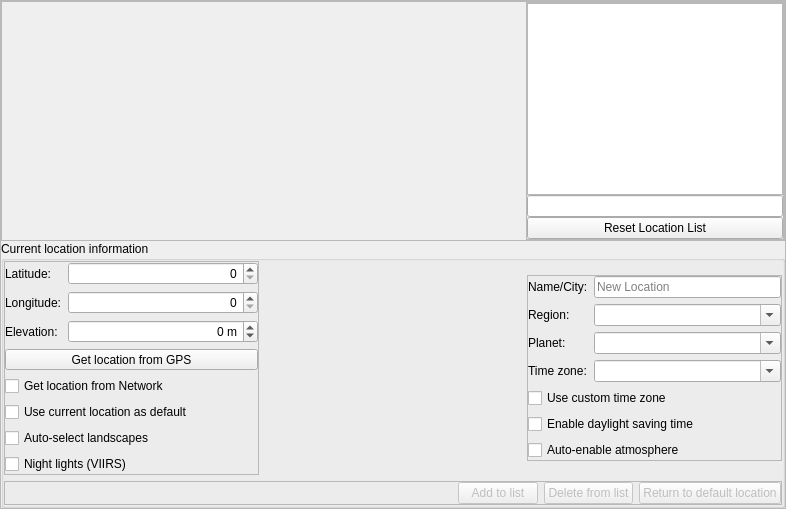
<?xml version="1.0" encoding="UTF-8"?>
<ui version="4.0">
 <class>locationDialogForm</class>
 <widget class="QWidget" name="locationDialogForm">
  <property name="geometry">
   <rect>
    <x>0</x>
    <y>0</y>
    <width>786</width>
    <height>300</height>
   </rect>
  </property>
  <property name="styleSheet">
   <string notr="true"/>
  </property>
  <layout class="QVBoxLayout">
   <property name="spacing">
    <number>0</number>
   </property>
   <property name="leftMargin">
    <number>0</number>
   </property>
   <property name="topMargin">
    <number>0</number>
   </property>
   <property name="rightMargin">
    <number>0</number>
   </property>
   <property name="bottomMargin">
    <number>0</number>
   </property>
   <item>
    <widget class="TitleBar" name="titleBar">
     <property name="title" stdset="0">
      <string>Location</string>
     </property>
    </widget>
   </item>
   <item>
    <widget class="QFrame" name="locationContent">
     <property name="sizePolicy">
      <sizepolicy hsizetype="Preferred" vsizetype="Minimum">
       <horstretch>0</horstretch>
       <verstretch>0</verstretch>
      </sizepolicy>
     </property>
     <property name="frameShape">
      <enum>QFrame::StyledPanel</enum>
     </property>
     <layout class="QGridLayout" name="gridLayout_2">
      <property name="leftMargin">
       <number>0</number>
      </property>
      <property name="topMargin">
       <number>0</number>
      </property>
      <property name="rightMargin">
       <number>0</number>
      </property>
      <property name="bottomMargin">
       <number>0</number>
      </property>
      <property name="spacing">
       <number>0</number>
      </property>
      <item row="0" column="0" colspan="2">
       <widget class="QFrame" name="frame">
        <property name="sizePolicy">
         <sizepolicy hsizetype="Preferred" vsizetype="MinimumExpanding">
          <horstretch>0</horstretch>
          <verstretch>0</verstretch>
         </sizepolicy>
        </property>
        <property name="frameShape">
         <enum>QFrame::StyledPanel</enum>
        </property>
        <property name="frameShadow">
         <enum>QFrame::Raised</enum>
        </property>
        <layout class="QGridLayout" name="gridLayout_3">
         <property name="leftMargin">
          <number>0</number>
         </property>
         <property name="topMargin">
          <number>0</number>
         </property>
         <property name="rightMargin">
          <number>0</number>
         </property>
         <property name="bottomMargin">
          <number>0</number>
         </property>
         <property name="spacing">
          <number>0</number>
         </property>
         <item row="1" column="0">
          <widget class="MapWidget" name="mapWidget" native="true">
           <property name="sizePolicy">
            <sizepolicy hsizetype="Expanding" vsizetype="Expanding">
             <horstretch>1</horstretch>
             <verstretch>0</verstretch>
            </sizepolicy>
           </property>
          </widget>
         </item>
         <item row="1" column="1">
          <widget class="QFrame" name="frame_citylist">
           <property name="sizePolicy">
            <sizepolicy hsizetype="Preferred" vsizetype="MinimumExpanding">
             <horstretch>0</horstretch>
             <verstretch>0</verstretch>
            </sizepolicy>
           </property>
           <property name="frameShape">
            <enum>QFrame::StyledPanel</enum>
           </property>
           <property name="frameShadow">
            <enum>QFrame::Raised</enum>
           </property>
           <layout class="QVBoxLayout" name="verticalLayout">
            <property name="spacing">
             <number>0</number>
            </property>
            <property name="leftMargin">
             <number>0</number>
            </property>
            <property name="topMargin">
             <number>0</number>
            </property>
            <property name="rightMargin">
             <number>0</number>
            </property>
            <property name="bottomMargin">
             <number>0</number>
            </property>
            <item>
             <widget class="QListView" name="citiesListView">
              <property name="sizePolicy">
               <sizepolicy hsizetype="MinimumExpanding" vsizetype="Expanding">
                <horstretch>0</horstretch>
                <verstretch>0</verstretch>
               </sizepolicy>
              </property>
              <property name="focusPolicy">
               <enum>Qt::NoFocus</enum>
              </property>
              <property name="toolTip">
               <string>Standard list of locations contains only English names (without diacritics!)</string>
              </property>
              <property name="horizontalScrollBarPolicy">
               <enum>Qt::ScrollBarAlwaysOff</enum>
              </property>
              <property name="editTriggers">
               <set>QAbstractItemView::NoEditTriggers</set>
              </property>
              <property name="uniformItemSizes">
               <bool>true</bool>
              </property>
             </widget>
            </item>
            <item>
             <widget class="QLineEdit" name="citySearchLineEdit">
              <property name="toolTip">
               <string>Standard list of locations contains only English names (without diacritics!)</string>
              </property>
              <property name="text">
               <string/>
              </property>
              <property name="alignment">
               <set>Qt::AlignBottom|Qt::AlignLeading|Qt::AlignLeft</set>
              </property>
             </widget>
            </item>
            <item>
             <widget class="QPushButton" name="resetListPushButton">
              <property name="text">
               <string>Reset Location List</string>
              </property>
             </widget>
            </item>
           </layout>
          </widget>
         </item>
        </layout>
       </widget>
      </item>
      <item row="2" column="1">
       <widget class="QGroupBox" name="groupBox">
        <property name="title">
         <string>Current location information</string>
        </property>
        <layout class="QGridLayout" name="gridLayout">
         <property name="leftMargin">
          <number>0</number>
         </property>
         <property name="topMargin">
          <number>0</number>
         </property>
         <property name="rightMargin">
          <number>0</number>
         </property>
         <property name="bottomMargin">
          <number>0</number>
         </property>
         <item row="2" column="1" colspan="3">
          <widget class="QFrame" name="frame_buttons">
           <property name="frameShape">
            <enum>QFrame::StyledPanel</enum>
           </property>
           <property name="frameShadow">
            <enum>QFrame::Raised</enum>
           </property>
           <layout class="QHBoxLayout" name="horizontalLayout">
            <property name="leftMargin">
             <number>0</number>
            </property>
            <property name="topMargin">
             <number>0</number>
            </property>
            <property name="rightMargin">
             <number>0</number>
            </property>
            <property name="bottomMargin">
             <number>0</number>
            </property>
            <item>
             <spacer name="horizontalSpacer">
              <property name="orientation">
               <enum>Qt::Horizontal</enum>
              </property>
              <property name="sizeHint" stdset="0">
               <size>
                <width>40</width>
                <height>20</height>
               </size>
              </property>
             </spacer>
            </item>
            <item>
             <widget class="QPushButton" name="addLocationToListPushButton">
              <property name="enabled">
               <bool>false</bool>
              </property>
              <property name="focusPolicy">
               <enum>Qt::NoFocus</enum>
              </property>
              <property name="text">
               <string>Add to list</string>
              </property>
             </widget>
            </item>
            <item>
             <widget class="QPushButton" name="deleteLocationFromListPushButton">
              <property name="enabled">
               <bool>false</bool>
              </property>
              <property name="focusPolicy">
               <enum>Qt::NoFocus</enum>
              </property>
              <property name="text">
               <string>Delete from list</string>
              </property>
             </widget>
            </item>
            <item>
             <widget class="QPushButton" name="pushButtonReturnToDefault">
              <property name="enabled">
               <bool>false</bool>
              </property>
              <property name="focusPolicy">
               <enum>Qt::NoFocus</enum>
              </property>
              <property name="text">
               <string>Return to default location</string>
              </property>
             </widget>
            </item>
           </layout>
          </widget>
         </item>
         <item row="0" column="1">
          <widget class="QFrame" name="frame_coordinates">
           <property name="frameShape">
            <enum>QFrame::StyledPanel</enum>
           </property>
           <property name="frameShadow">
            <enum>QFrame::Raised</enum>
           </property>
           <layout class="QGridLayout" name="gridLayout_4">
            <property name="leftMargin">
             <number>0</number>
            </property>
            <property name="topMargin">
             <number>0</number>
            </property>
            <property name="rightMargin">
             <number>0</number>
            </property>
            <property name="bottomMargin">
             <number>0</number>
            </property>
            <property name="horizontalSpacing">
             <number>6</number>
            </property>
            <item row="1" column="0">
             <widget class="QLabel" name="labelLongitude">
              <property name="text">
               <string>Longitude:</string>
              </property>
             </widget>
            </item>
            <item row="0" column="1">
             <widget class="AngleSpinBox" name="latitudeSpinBox">
              <property name="sizePolicy">
               <sizepolicy hsizetype="MinimumExpanding" vsizetype="Fixed">
                <horstretch>0</horstretch>
                <verstretch>0</verstretch>
               </sizepolicy>
              </property>
              <property name="toolTip">
               <string>You can enter values in decimal degrees, or using dms format, for example: +1d 12m 8s</string>
              </property>
              <property name="alignment">
               <set>Qt::AlignRight|Qt::AlignTrailing|Qt::AlignVCenter</set>
              </property>
             </widget>
            </item>
            <item row="5" column="0" colspan="2">
             <widget class="QCheckBox" name="useAsDefaultLocationCheckBox">
              <property name="text">
               <string>Use current location as default</string>
              </property>
             </widget>
            </item>
            <item row="3" column="0" colspan="2">
             <widget class="QToolButton" name="gpsToolButton">
              <property name="sizePolicy">
               <sizepolicy hsizetype="Minimum" vsizetype="Fixed">
                <horstretch>0</horstretch>
                <verstretch>0</verstretch>
               </sizepolicy>
              </property>
              <property name="text">
               <string>Get location from GPS</string>
              </property>
              <property name="checkable">
               <bool>true</bool>
              </property>
              <property name="autoRepeat">
               <bool>false</bool>
              </property>
              <property name="autoRepeatDelay">
               <number>3500</number>
              </property>
              <property name="autoRepeatInterval">
               <number>3500</number>
              </property>
              <property name="toolButtonStyle">
               <enum>Qt::ToolButtonTextOnly</enum>
              </property>
              <property name="autoRaise">
               <bool>false</bool>
              </property>
             </widget>
            </item>
            <item row="1" column="1">
             <widget class="AngleSpinBox" name="longitudeSpinBox">
              <property name="toolTip">
               <string>You can enter values in decimal degrees, or using dms format, for example: +1d 12m 8s</string>
              </property>
              <property name="alignment">
               <set>Qt::AlignRight|Qt::AlignTrailing|Qt::AlignVCenter</set>
              </property>
             </widget>
            </item>
            <item row="0" column="0">
             <widget class="QLabel" name="labelLatitude">
              <property name="text">
               <string>Latitude:</string>
              </property>
             </widget>
            </item>
            <item row="4" column="0" colspan="2">
             <widget class="QCheckBox" name="useIpQueryCheckBox">
              <property name="text">
               <string>Get location from Network</string>
              </property>
             </widget>
            </item>
            <item row="2" column="1">
             <widget class="QSpinBox" name="altitudeSpinBox">
              <property name="toolTip">
               <string>Enter the elevation in meter</string>
              </property>
              <property name="alignment">
               <set>Qt::AlignRight|Qt::AlignTrailing|Qt::AlignVCenter</set>
              </property>
              <property name="suffix">
               <string> m</string>
              </property>
              <property name="minimum">
               <number>-2000</number>
              </property>
              <property name="maximum">
               <number>200000</number>
              </property>
              <property name="singleStep">
               <number>100</number>
              </property>
             </widget>
            </item>
            <item row="2" column="0">
             <widget class="QLabel" name="labelElevation">
              <property name="text">
               <string>Elevation:</string>
              </property>
             </widget>
            </item>
            <item row="6" column="0" colspan="2">
             <widget class="QCheckBox" name="autoChangeLandscapesCheckBox">
              <property name="sizePolicy">
               <sizepolicy hsizetype="Expanding" vsizetype="Fixed">
                <horstretch>0</horstretch>
                <verstretch>0</verstretch>
               </sizepolicy>
              </property>
              <property name="toolTip">
               <string>Automatic change of landscape when planet or location is changed</string>
              </property>
              <property name="text">
               <string>Auto-select landscapes</string>
              </property>
             </widget>
            </item>
            <item row="7" column="0" colspan="2">
             <widget class="QCheckBox" name="nightLightsCheckBox">
              <property name="toolTip">
               <string>Show the world map at night, with the lights seen by the VIIRS satellite in 2024 (Earth Observation Group, Colorado School of Mines; via OpenGeoHub, CC BY 4.0). The first time a reduced map of the whole world (about 0.4 MB) is downloaded from zenodo.org and kept in the cache directory.</string>
              </property>
              <property name="text">
               <string>Night lights (VIIRS)</string>
              </property>
             </widget>
            </item>
           </layout>
          </widget>
         </item>
         <item row="0" column="2">
          <spacer name="horizontalSpacer_2">
           <property name="orientation">
            <enum>Qt::Horizontal</enum>
           </property>
           <property name="sizeHint" stdset="0">
            <size>
             <width>40</width>
             <height>20</height>
            </size>
           </property>
          </spacer>
         </item>
         <item row="0" column="3">
          <widget class="QFrame" name="frame_names">
           <property name="sizePolicy">
            <sizepolicy hsizetype="Preferred" vsizetype="Maximum">
             <horstretch>0</horstretch>
             <verstretch>0</verstretch>
            </sizepolicy>
           </property>
           <property name="frameShape">
            <enum>QFrame::StyledPanel</enum>
           </property>
           <property name="frameShadow">
            <enum>QFrame::Raised</enum>
           </property>
           <layout class="QGridLayout" name="gridLayout_5">
            <property name="leftMargin">
             <number>0</number>
            </property>
            <property name="topMargin">
             <number>0</number>
            </property>
            <property name="rightMargin">
             <number>0</number>
            </property>
            <property name="bottomMargin">
             <number>0</number>
            </property>
            <item row="0" column="1">
             <widget class="QLineEdit" name="cityNameLineEdit">
              <property name="placeholderText">
               <string>New Location</string>
              </property>
             </widget>
            </item>
            <item row="2" column="0">
             <widget class="QLabel" name="labelPlanet">
              <property name="text">
               <string>Planet:</string>
              </property>
             </widget>
            </item>
            <item row="3" column="0">
             <widget class="QLabel" name="labelTimeZone">
              <property name="text">
               <string>Time zone:</string>
              </property>
             </widget>
            </item>
            <item row="1" column="0">
             <widget class="QLabel" name="labelRegion">
              <property name="text">
               <string>Region:</string>
              </property>
             </widget>
            </item>
            <item row="1" column="1">
             <widget class="QComboBox" name="regionNameComboBox">
              <property name="editable">
               <bool>true</bool>
              </property>
              <property name="insertPolicy">
               <enum>QComboBox::NoInsert</enum>
              </property>
             </widget>
            </item>
            <item row="0" column="0">
             <widget class="QLabel" name="labelName">
              <property name="text">
               <string>Name/City:</string>
              </property>
             </widget>
            </item>
            <item row="4" column="0" colspan="2">
             <widget class="QCheckBox" name="useCustomTimeZoneCheckBox">
              <property name="text">
               <string>Use custom time zone</string>
              </property>
             </widget>
            </item>
            <item row="5" column="0" colspan="2">
             <widget class="QCheckBox" name="dstCheckBox">
              <property name="toolTip">
               <string/>
              </property>
              <property name="text">
               <string>Enable daylight saving time</string>
              </property>
             </widget>
            </item>
            <item row="6" column="0" colspan="2">
             <widget class="QCheckBox" name="autoEnableEnvironmentCheckBox">
              <property name="toolTip">
               <string>Auto-enable atmosphere when planet is changed</string>
              </property>
              <property name="text">
               <string>Auto-enable atmosphere</string>
              </property>
             </widget>
            </item>
            <item row="3" column="1">
             <widget class="QComboBox" name="timeZoneNameComboBox">
              <property name="enabled">
               <bool>true</bool>
              </property>
              <property name="editable">
               <bool>true</bool>
              </property>
              <property name="insertPolicy">
               <enum>QComboBox::NoInsert</enum>
              </property>
             </widget>
            </item>
            <item row="2" column="1">
             <widget class="QComboBox" name="planetNameComboBox">
              <property name="editable">
               <bool>true</bool>
              </property>
              <property name="insertPolicy">
               <enum>QComboBox::NoInsert</enum>
              </property>
             </widget>
            </item>
           </layout>
          </widget>
         </item>
        </layout>
       </widget>
      </item>
     </layout>
    </widget>
   </item>
  </layout>
 </widget>
 <customwidgets>
  <customwidget>
   <class>TitleBar</class>
   <extends>QFrame</extends>
   <header>Dialog.hpp</header>
   <container>1</container>
  </customwidget>
  <customwidget>
   <class>AngleSpinBox</class>
   <extends>QSpinBox</extends>
   <header>AngleSpinBox.hpp</header>
  </customwidget>
  <customwidget>
   <class>MapWidget</class>
   <extends>QWidget</extends>
   <header>MapWidget.hpp</header>
  </customwidget>
 </customwidgets>
 <tabstops>
  <tabstop>citySearchLineEdit</tabstop>
  <tabstop>resetListPushButton</tabstop>
  <tabstop>latitudeSpinBox</tabstop>
  <tabstop>longitudeSpinBox</tabstop>
  <tabstop>altitudeSpinBox</tabstop>
  <tabstop>cityNameLineEdit</tabstop>
  <tabstop>regionNameComboBox</tabstop>
  <tabstop>planetNameComboBox</tabstop>
  <tabstop>timeZoneNameComboBox</tabstop>
  <tabstop>useCustomTimeZoneCheckBox</tabstop>
  <tabstop>dstCheckBox</tabstop>
  <tabstop>useIpQueryCheckBox</tabstop>
  <tabstop>useAsDefaultLocationCheckBox</tabstop>
  <tabstop>addLocationToListPushButton</tabstop>
  <tabstop>deleteLocationFromListPushButton</tabstop>
  <tabstop>pushButtonReturnToDefault</tabstop>
 </tabstops>
 <resources/>
 <connections/>
</ui>
